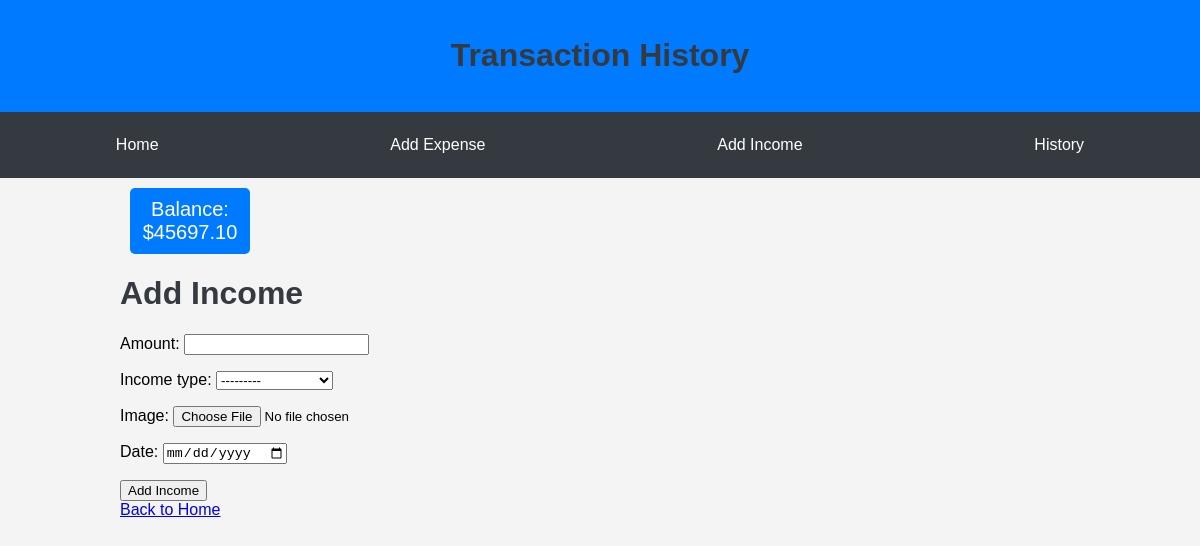
/add_income/ (signed in), run on an earlier commit of the app's database.
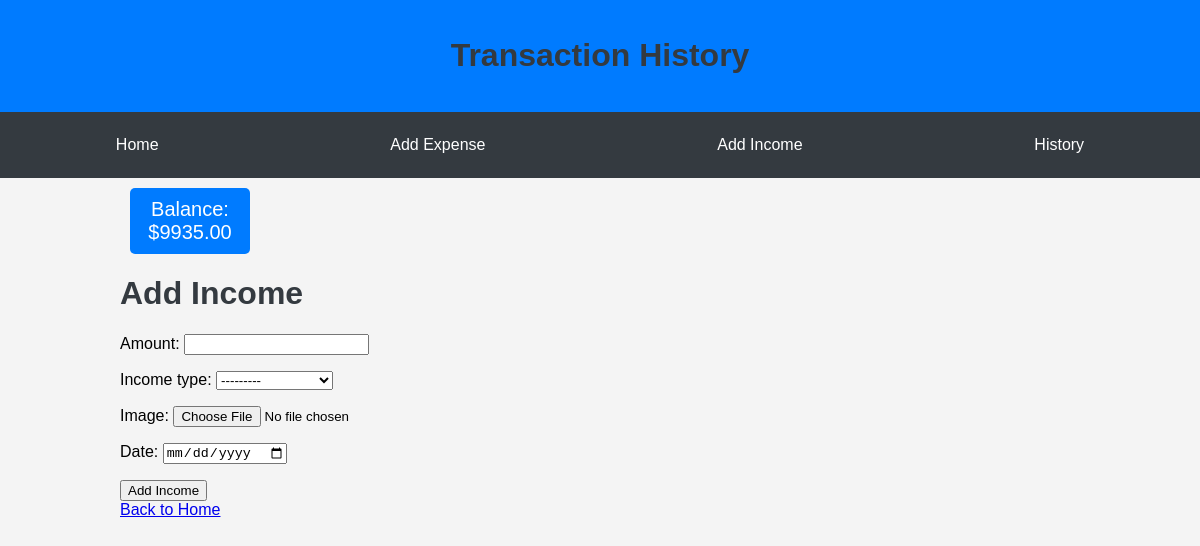
And on a later commit of the database.
### history/models.py (models this page shows, shortened)
class AccountBalance(models.Model):
    user = models.OneToOneField(User, on_delete=models.CASCADE)
    balance = models.DecimalField(max_digits=10, decimal_places=2, default=0.00)

### history/views.py (the view)
# urls.py: path('add_income/', views.add_income, name='add_income'),
@login_required
def add_income(request):
    if request.method == 'POST':
        form = IncomeForm(request.POST, request.FILES)
        if form.is_valid():
            income = form.save(commit=False)
            account_balance, created = AccountBalance.objects.get_or_create(user=request.user)
            income.account_balance = account_balance
            account_balance.balance += income.amount
            account_balance.save()
            income.save()
            messages.success(request, 'Income added successfully.')
            return redirect('index')
    else:
        form = IncomeForm()
    return render(request, 'history/add_income.html', {'form': form})

### history/forms.py
class IncomeForm(forms.ModelForm):
    date = forms.DateField(widget=forms.DateInput(attrs={'type': 'date'}))
    class Meta:
        model = Income
        fields = ['amount', 'income_type', 'image', 'date']

### history/context_processors.py (called while the page is built)
def account_balance(request):
    if request.user.is_authenticated:
        account_balance, created = AccountBalance.objects.get_or_create(user=request.user)
        return {'balance': account_balance.balance}
    return {}

### history/models.py (called while the page is built)
    def __str__(self):
        return self.name

### templates/history/add_income.html (shortened to what this page needs)
{% extends 'base.html' %}
{% block content %}
<h1>Add Income</h1>
<form method="post" enctype="multipart/form-data">
    {{ form.as_p }}
    <button type="submit">Add Income</button>
</form>
<a href="{% url 'index' %}">Back to Home</a>
{% endblock %}

### templates/base.html (shortened to what this page needs)
<!DOCTYPE html>
<html lang="en">
<head>
</head>
<body>
    <div class="header">
        <h1>Transaction History</h1>
    </div>
    <div class="menu">
        <a href="{% url 'index' %}">Home</a>
        <a href="{% url 'add_expense' %}">Add Expense</a>
        <a href="{% url 'add_income' %}">Add Income</a>
        <a href="{% url 'history' %}">History</a>
    </div>
    <div class="container">
        <div class="balance">
            Balance: ${{ balance }}
        </div>
        {% block content %}{% endblock %}
    </div>
</body>
</html>

What changed in the data, as far as the page shows it:
changed AccountBalance: balance "45697.10" → "9935.00"
